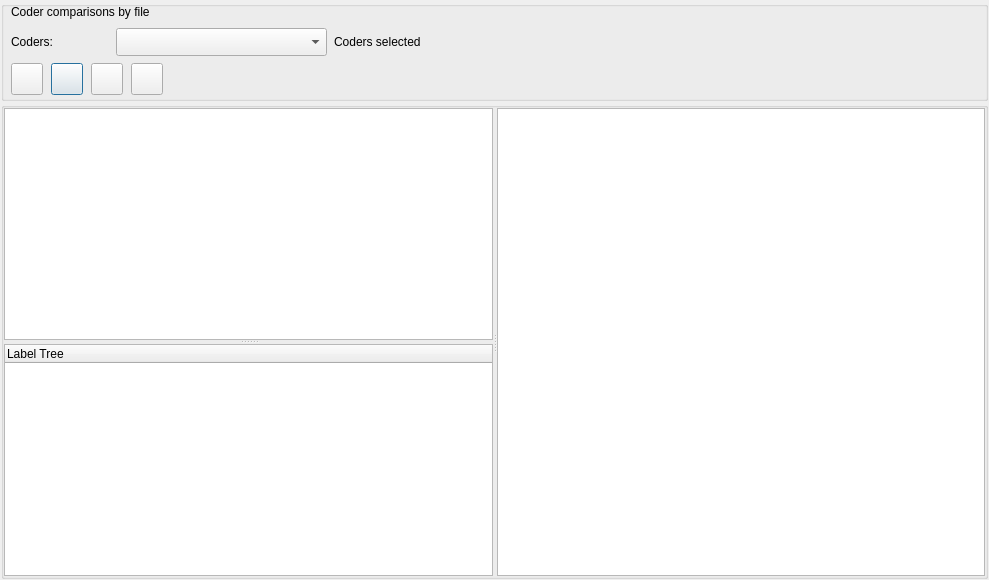
<?xml version="1.0" encoding="UTF-8"?>
<ui version="4.0">
 <class>Dialog_reportCompareCoderFile</class>
 <widget class="QDialog" name="Dialog_reportCompareCoderFile">
  <property name="windowModality">
   <enum>Qt::NonModal</enum>
  </property>
  <property name="geometry">
   <rect>
    <x>0</x>
    <y>0</y>
    <width>989</width>
    <height>580</height>
   </rect>
  </property>
  <property name="windowTitle">
   <string>Reports</string>
  </property>
  <layout class="QVBoxLayout" name="verticalLayout">
   <property name="spacing">
    <number>1</number>
   </property>
   <property name="leftMargin">
    <number>1</number>
   </property>
   <property name="topMargin">
    <number>1</number>
   </property>
   <property name="rightMargin">
    <number>1</number>
   </property>
   <property name="bottomMargin">
    <number>1</number>
   </property>
   <item>
    <widget class="QGroupBox" name="groupBox">
     <property name="sizePolicy">
      <sizepolicy hsizetype="Preferred" vsizetype="Preferred">
       <horstretch>0</horstretch>
       <verstretch>0</verstretch>
      </sizepolicy>
     </property>
     <property name="minimumSize">
      <size>
       <width>0</width>
       <height>100</height>
      </size>
     </property>
     <property name="maximumSize">
      <size>
       <width>16777215</width>
       <height>100</height>
      </size>
     </property>
     <property name="title">
      <string/>
     </property>
     <widget class="QLabel" name="label_2">
      <property name="geometry">
       <rect>
        <x>10</x>
        <y>27</y>
        <width>101</width>
        <height>28</height>
       </rect>
      </property>
      <property name="text">
       <string>Coders:</string>
      </property>
     </widget>
     <widget class="QComboBox" name="comboBox_coders">
      <property name="geometry">
       <rect>
        <x>115</x>
        <y>27</y>
        <width>211</width>
        <height>28</height>
       </rect>
      </property>
      <property name="toolTip">
       <string>&lt;html&gt;&lt;head/&gt;&lt;body&gt;&lt;p&gt;Select two coders&lt;/p&gt;&lt;/body&gt;&lt;/html&gt;</string>
      </property>
     </widget>
     <widget class="QLabel" name="label_title">
      <property name="geometry">
       <rect>
        <x>10</x>
        <y>-1</y>
        <width>291</width>
        <height>24</height>
       </rect>
      </property>
      <property name="toolTip">
       <string>To compare coding.
Select two coders, one file, one code.</string>
      </property>
      <property name="text">
       <string>Coder comparisons by file</string>
      </property>
     </widget>
     <widget class="QLabel" name="label_selections">
      <property name="geometry">
       <rect>
        <x>333</x>
        <y>27</y>
        <width>400</width>
        <height>28</height>
       </rect>
      </property>
      <property name="text">
       <string>Coders selected</string>
      </property>
     </widget>
     <widget class="QPushButton" name="pushButton_clear">
      <property name="geometry">
       <rect>
        <x>50</x>
        <y>62</y>
        <width>32</width>
        <height>32</height>
       </rect>
      </property>
      <property name="toolTip">
       <string>&lt;html&gt;&lt;head/&gt;&lt;body&gt;&lt;p&gt;Clear selection&lt;/p&gt;&lt;/body&gt;&lt;/html&gt;</string>
      </property>
      <property name="text">
       <string/>
      </property>
     </widget>
     <widget class="QPushButton" name="pushButton_export_odt">
      <property name="geometry">
       <rect>
        <x>90</x>
        <y>62</y>
        <width>32</width>
        <height>32</height>
       </rect>
      </property>
      <property name="toolTip">
       <string>Export ODT file</string>
      </property>
      <property name="text">
       <string/>
      </property>
     </widget>
     <widget class="QPushButton" name="pushButton_run">
      <property name="geometry">
       <rect>
        <x>10</x>
        <y>62</y>
        <width>32</width>
        <height>32</height>
       </rect>
      </property>
      <property name="toolTip">
       <string>&lt;html&gt;&lt;head/&gt;&lt;body&gt;&lt;p&gt;Run comparison.&lt;/p&gt;&lt;p&gt;Select 2 coders, 1 file, 1 code.&lt;/p&gt;&lt;/body&gt;&lt;/html&gt;</string>
      </property>
      <property name="text">
       <string/>
      </property>
     </widget>
     <widget class="QPushButton" name="pushButton_help1">
      <property name="geometry">
       <rect>
        <x>130</x>
        <y>62</y>
        <width>32</width>
        <height>32</height>
       </rect>
      </property>
      <property name="toolTip">
       <string>Statistics explanation</string>
      </property>
      <property name="text">
       <string/>
      </property>
     </widget>
    </widget>
   </item>
   <item>
    <widget class="QGroupBox" name="groupBox_2">
     <property name="title">
      <string/>
     </property>
     <layout class="QGridLayout" name="gridLayout">
      <property name="leftMargin">
       <number>0</number>
      </property>
      <property name="topMargin">
       <number>0</number>
      </property>
      <property name="rightMargin">
       <number>0</number>
      </property>
      <property name="bottomMargin">
       <number>0</number>
      </property>
      <property name="spacing">
       <number>0</number>
      </property>
      <item row="0" column="0">
       <widget class="QSplitter" name="splitter">
        <property name="orientation">
         <enum>Qt::Horizontal</enum>
        </property>
        <widget class="QSplitter" name="splitter_vert">
         <property name="orientation">
          <enum>Qt::Vertical</enum>
         </property>
         <widget class="QListWidget" name="listWidget_files"/>
         <widget class="QTreeWidget" name="treeWidget">
          <column>
           <property name="text">
            <string notr="true">Label Tree</string>
           </property>
          </column>
         </widget>
        </widget>
        <widget class="QTextEdit" name="textEdit">
         <property name="readOnly">
          <bool>true</bool>
         </property>
        </widget>
       </widget>
      </item>
     </layout>
    </widget>
   </item>
  </layout>
 </widget>
 <tabstops>
  <tabstop>comboBox_coders</tabstop>
  <tabstop>pushButton_run</tabstop>
  <tabstop>pushButton_clear</tabstop>
  <tabstop>pushButton_export_odt</tabstop>
  <tabstop>pushButton_help1</tabstop>
  <tabstop>listWidget_files</tabstop>
  <tabstop>treeWidget</tabstop>
  <tabstop>textEdit</tabstop>
 </tabstops>
 <resources/>
 <connections/>
</ui>
